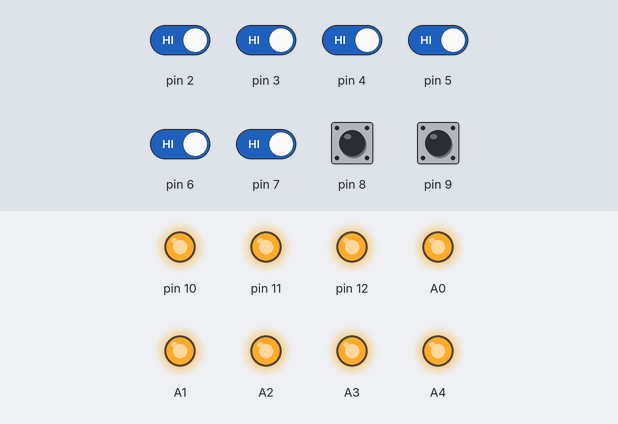
The sketch below on a simulated Arduino Uno, built with avr-gcc and run on an emulated ATmega328P. Parts: output pins drawn as LEDs (lit = HIGH). The test bench sets the inputs (shaded band); at power-on: pin 2–9 HIGH.

Above: at 1.2 s.
1.3 s: pin 2 driven LOW
At 1.9 s:
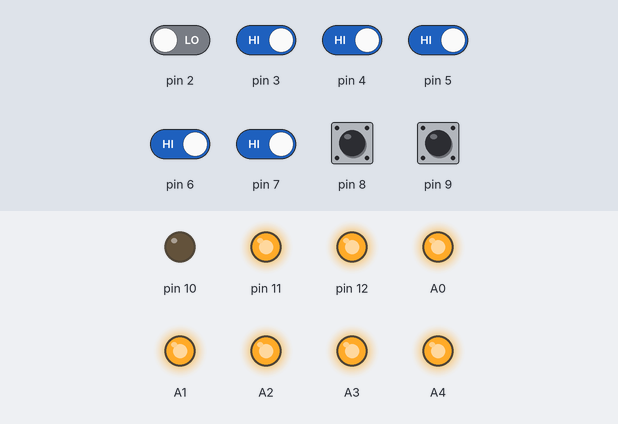
2.9 s: pin 3 driven LOW
At 4.2 s:
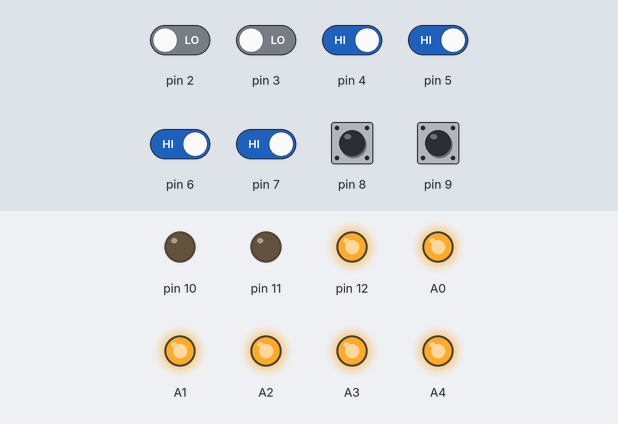
4.5 s: pin 4 driven LOW
At 5.6 s:
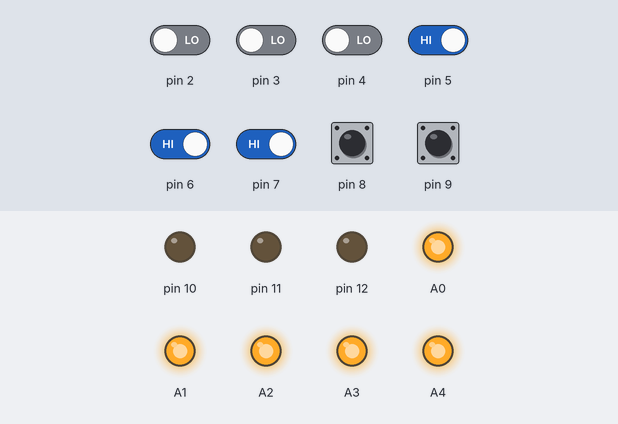
6.1 s: pin 5 driven LOW
At 6.9 s:
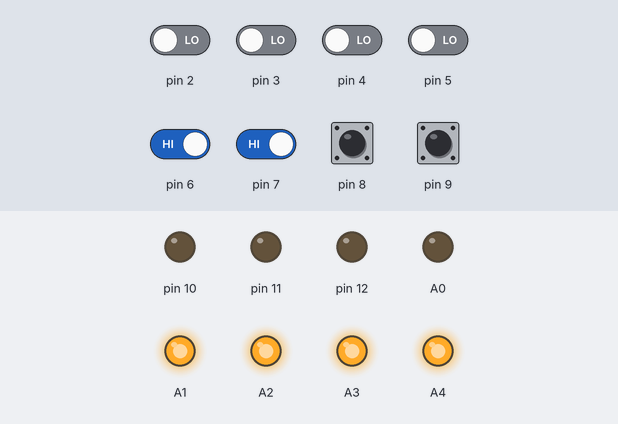
7.7 s: pin 6 driven LOW
At 8.1 s:
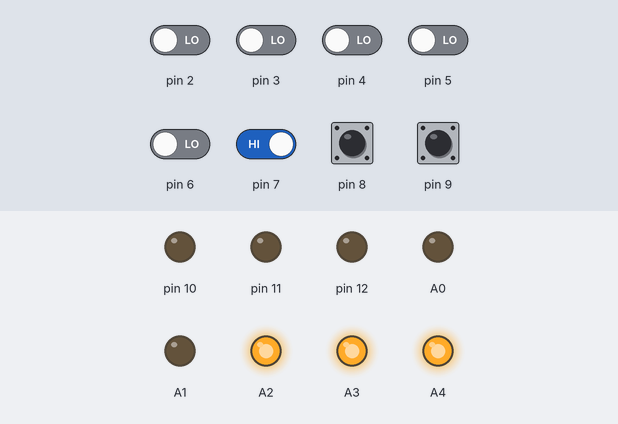
9.3 s: pin 7 driven LOW
At 10.6 s:
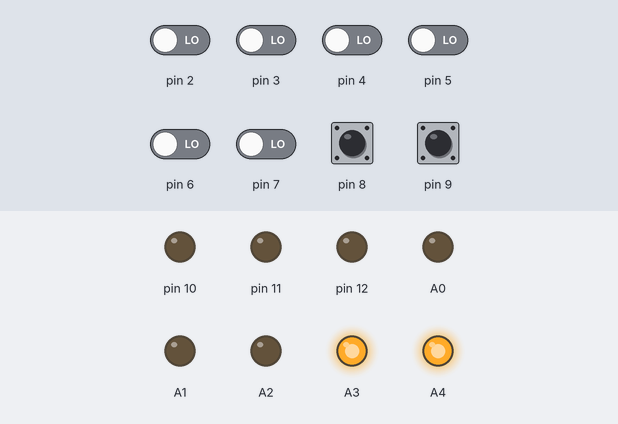
Timing chart, 0 to 11.9 s (numbered marks = the images above; inputs shaded):
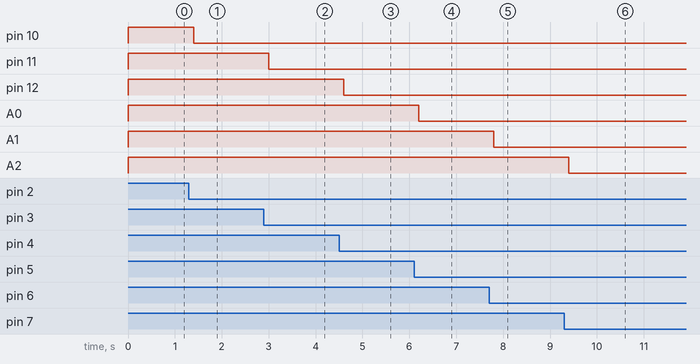

Measured:
- after the input at 1.3 s, pin 10: HIGH → LOW after 0.10 s
- after the input at 2.9 s, pin 11: HIGH → LOW after 0.10 s
- after the input at 4.5 s, pin 12: HIGH → LOW after 0.10 s
- after the input at 6.1 s, A0: HIGH → LOW after 0.10 s
- after the input at 7.7 s, A1: HIGH → LOW after 0.10 s
- after the input at 9.3 s, A2: HIGH → LOW after 0.10 s

The sketch:

ev_charging_2024.ino
```cpp
void setup()
{

  //IR's
      pinMode(2, INPUT);
      pinMode(3, INPUT);
      pinMode(4, INPUT);
      pinMode(5, INPUT);
      pinMode(6, INPUT);
      pinMode(7, INPUT);
      pinMode(8, INPUT);
      pinMode(9, INPUT);

    //Relays
         pinMode(10, OUTPUT);
      digitalWrite(10, HIGH);
      pinMode(11, OUTPUT);
      digitalWrite(11, HIGH);
      pinMode(12, OUTPUT);
      digitalWrite(12, HIGH);
      pinMode(A0, OUTPUT);
      digitalWrite(A0, HIGH);


    //Motors
      pinMode(A1, OUTPUT);
      digitalWrite(A1, HIGH);
      pinMode(A2, OUTPUT);
      digitalWrite(A2, HIGH);
      pinMode(A3, OUTPUT);
      digitalWrite(A3, HIGH);
      pinMode(A4, OUTPUT);
      digitalWrite(A4, HIGH);


}

void loop()
{


     if(digitalRead(2)==0)
     {
        digitalWrite(10, LOW);

     }
     if(digitalRead(2)==1)
     {
       digitalWrite(10, HIGH);

     }
     if(digitalRead(3)==0)
     {
        digitalWrite(11, LOW);

     }
     if(digitalRead(3)==1)
     {
       digitalWrite(11, HIGH);

     }
       if(digitalRead(4)==0)
     {
        digitalWrite(12, LOW);

     }
     if(digitalRead(4)==1)
     {
       digitalWrite(12, HIGH);

     }
     if(digitalRead(5)==0)
     {
        digitalWrite(A0, LOW);

     }
     if(digitalRead(5)==1)
     {
       digitalWrite(A0, HIGH);

     }

 if(digitalRead(6)==0)
     {
        digitalWrite(A1, LOW);

     }
     if(digitalRead(6)==1)
     {
       digitalWrite(A1, HIGH);

     }
 if(digitalRead(7)==0)
     {
        digitalWrite(A2, LOW);

     }
     if(digitalRead(7)==1)
     {
       digitalWrite(A2, HIGH);

     }
 if(digitalRead(8)==0)
     {
        digitalWrite(A3, LOW);

     }
     if(digitalRead(8)==1)
     {
       digitalWrite(A3, HIGH);

     }

      if(digitalRead(9)==0)
     {
        digitalWrite(A4, LOW);

     }
     if(digitalRead(9)==1)
     {
       digitalWrite(A4, HIGH);

     }
   delay(200);


}
```
